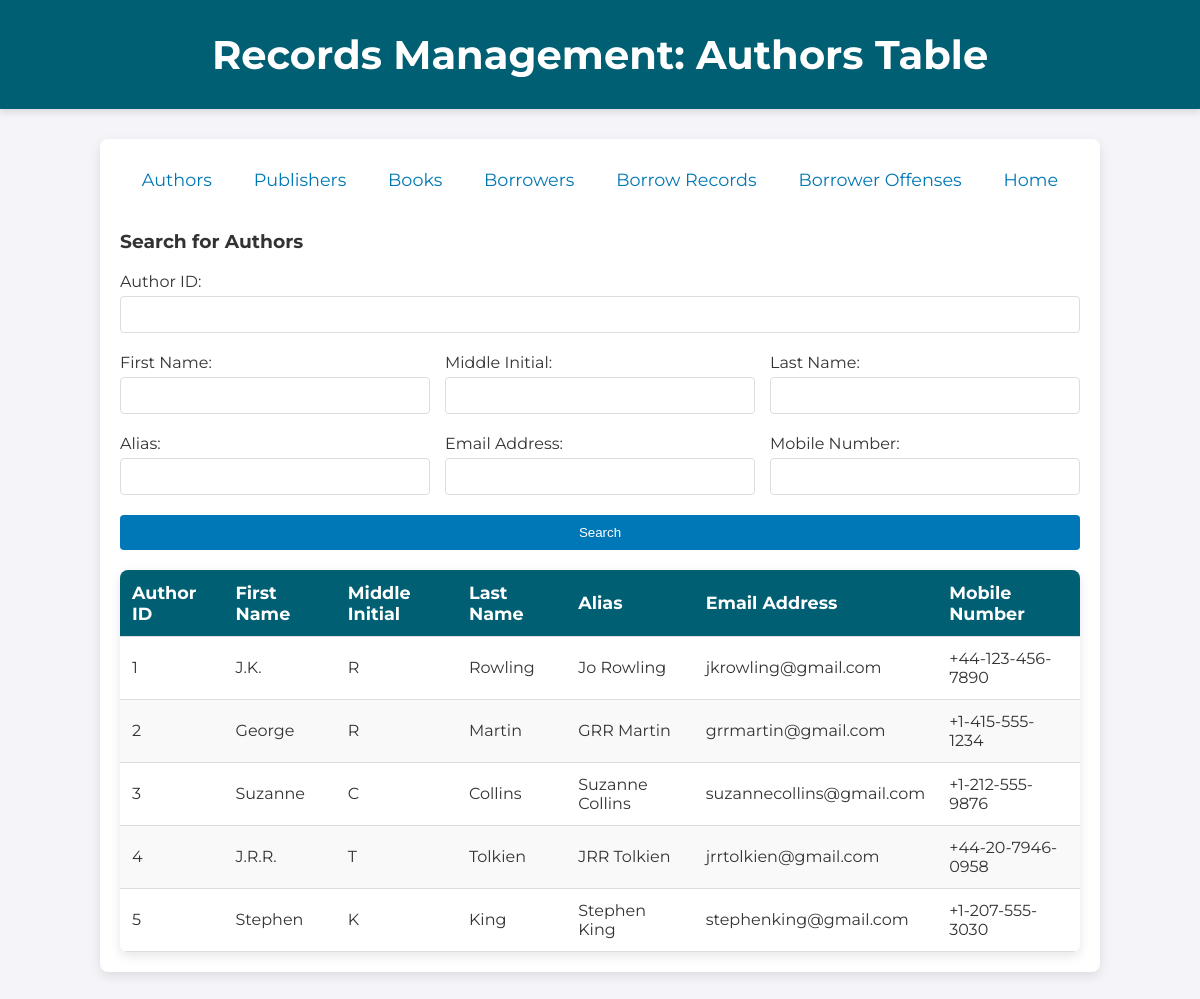
The app's page /authors with its own data.
### tables this page shows
CREATE TABLE Authors (
	author_id INT AUTO_INCREMENT PRIMARY KEY,
    first_name VARCHAR(50),
    middle_initial CHAR(1),
    last_name VARCHAR(50),
    alias VARCHAR(50),
    email_address VARCHAR(50),
    mobile_no VARCHAR(20)
);

### app.py (the view)
@app.route("/authors", methods=["GET", "POST"])
def authors():
    if request.method == "POST":
        author_id = request.form.get("author_id")
        first_name = request.form.get("first_name")
        middle_initial = request.form.get("middle_initial")
        last_name = request.form.get("last_name")
        alias = request.form.get("alias")
        email_address = request.form.get("email_address")
        mobile_no = request.form.get("mobile_no")
        query = "SELECT * FROM Authors WHERE 1=1"
        params = []
        if not author_id and not first_name and not middle_initial and not last_name and not alias and not email_address and not mobile_no:
            authors = db.execute("SELECT * FROM Authors")
        else:
            query = "SELECT * FROM Authors WHERE 1=1"
            params = []
            if author_id:
                try:
                    author_id = int(author_id)
                    query += " AND author_id = ?"
                    params.append(author_id)
                except ValueError:
                    return render_template("authors.html", authors=[], message="Invalid Author ID input")
            if first_name:
                query += " AND first_name LIKE ?"
                params.append(f"%{first_name}%")
            if middle_initial:
                query += " AND middle_initial LIKE ?"
                params.append(f"%{middle_initial}%")
            if last_name:
                query += " AND last_name LIKE ?"
                params.append(f"%{last_name}%")
            if alias:
                query += " AND alias LIKE ?"
                params.append(f"%{alias}%")
            if email_address:
                query += " AND email_address LIKE ?"
                params.append(f"%{email_address}%")
            if mobile_no:
                query += " AND mobile_no LIKE ?"
                params.append(f"%{mobile_no}%")
            try:
                authors = db.execute(query, params)
            except Exception as e:
                print(f"Error executing query: {e}")
                return render_template("authors.html", authors=[], message="An error occurred while fetching authors.")
        return render_template("authors.html", authors=authors)
    else:
        authors = db.execute("SELECT * FROM Authors")
        return render_template("authors.html", authors=authors)

### app.py (called while the page is built)
@app.after_request
def after_request(response):
    response.headers["Cache-Control"] = "no-cache, no-store, must-revalidate"
    response.headers["Expires"] = 0
    response.headers["Pragma"] = "no-cache"
    return response

### templates/authors.html
{% extends "records.html" %}
{% block title %}
Authors Table
{% endblock %}
{% block main %}
    <h3>Search for Authors</h3>
    <form action="/authors" method="POST" class="form">
        <div class="form-row">
            <label>Author ID: <input autocomplete="off" min="1" name="author_id" type="number"></label>
        </div>
        <div class="form-row">
            <label>First Name: <input autocomplete="off" maxlength="50" name="first_name" type="text"></label>
            <label>Middle Initial: <input autocomplete="off" maxlength="1" pattern="[A-Za-z]" name="middle_initial" type="text"></label>
            <label>Last Name: <input autocomplete="off" maxlength="50" name="last_name" type="text"></label>
        </div>
        <div class="form-row">
            <label>Alias: <input autocomplete="off" maxlength="50" name="alias" type="text"></label>
            <label>Email Address: <input autocomplete="off" maxlength="50" name="email_address" type="email"></label>
            <label>Mobile Number: <input autocomplete="off" maxlength="20" name="mobile_no" type="text"></label>
        </div>
        <button type="submit">Search</button>
    </form>
    <table>
        <thead>
            <tr>
                <th>Author ID</th>
                <th>First Name</th>
                <th>Middle Initial</th>
                <th>Last Name</th>
                <th>Alias</th>
                <th>Email Address</th>
                <th>Mobile Number</th>
            </tr>
        </thead>
        <tbody>
            {% for author in authors %}
                <tr>
                    <td>{{ author.author_id }}</td>
                    <td>{{ author.first_name }}</td>
                    <td>{{ author.middle_initial }}</td>
                    <td>{{ author.last_name }}</td>
                    <td>{{ author.alias }}</td>
                    <td>{{ author.email_address }}</td>
                    <td>{{ author.mobile_no }}</td>
                </tr>
            {% endfor %}
        </tbody>
    </table>
{% endblock %}

### static/styles.css (style rules this page uses)
body { font-family: 'Montserrat', sans-serif; background-color: #f4f4f9; color: #333; margin: 0; padding: 0; }
table { width: 100%; border-collapse: collapse; margin-top: 20px; border-radius: 8px; overflow: hidden; box-shadow: 0 4px 12px rgba(0, 0, 0, 0.1); }
table th, table td { padding: 12px; text-align: left; border-bottom: 1px solid #ddd; }
table th { background-color: #005f73; color: white; font-size: 1.1em; }
table tr:nth-child(even) { background-color: #f9f9f9; }
button { background-color: #0077b6; color: white; padding: 10px 20px; border: none; border-radius: 4px; cursor: pointer; transition: background-color 0.3s ease; }
.form { display: flex; flex-direction: column; gap: 20px; }
.form-row { display: flex; flex-wrap: wrap; gap: 15px; }
.form-row label { flex: 1 1 18%; }
.form-row select, .form-row input { width: 100%; padding: 10px; margin-top: 5px; border: 1px solid #ddd; border-radius: 4px; box-sizing: border-box; }

### records on screen
Authors: author_id "1", first_name "J.K.", middle_initial "R", last_name "Rowling", alias "Jo Rowling", email_address "jkrowling@gmail.com", mobile_no "+44-123-456-7890"
Authors: author_id "2", first_name "George", middle_initial "R", last_name "Martin", alias "GRR Martin", email_address "grrmartin@gmail.com", mobile_no "+1-415-555-1234"
Authors: author_id "3", first_name "Suzanne", middle_initial "C", last_name "Collins", alias "Suzanne Collins", email_address "suzannecollins@gmail.com", mobile_no "+1-212-555-9876"
Authors: author_id "4", first_name "J.R.R.", middle_initial "T", last_name "Tolkien", alias "JRR Tolkien", email_address "jrrtolkien@gmail.com", mobile_no "+44-20-7946-0958"
Authors: author_id "5", first_name "Stephen", middle_initial "K", last_name "King", alias "Stephen King", email_address "stephenking@gmail.com", mobile_no "+1-207-555-3030"
